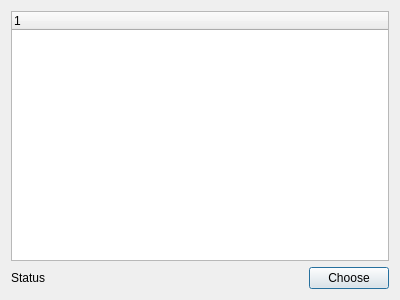
<?xml version="1.0" encoding="UTF-8"?>
<ui version="4.0">
 <class>Dialog</class>
 <widget class="QDialog" name="Dialog">
  <property name="geometry">
   <rect>
    <x>0</x>
    <y>0</y>
    <width>400</width>
    <height>300</height>
   </rect>
  </property>
  <property name="windowTitle">
   <string>Choose a directory or a file</string>
  </property>
  <layout class="QVBoxLayout" name="verticalLayout">
   <item>
    <widget class="QTreeWidget" name="tree">
     <column>
      <property name="text">
       <string notr="true">1</string>
      </property>
     </column>
    </widget>
   </item>
   <item>
    <layout class="QHBoxLayout" name="horizontalLayout">
     <item>
      <widget class="QLabel" name="label_status">
       <property name="minimumSize">
        <size>
         <width>100</width>
         <height>0</height>
        </size>
       </property>
       <property name="text">
        <string>Status</string>
       </property>
      </widget>
     </item>
     <item>
      <spacer name="horizontalSpacer">
       <property name="orientation">
        <enum>Qt::Horizontal</enum>
       </property>
       <property name="sizeHint" stdset="0">
        <size>
         <width>40</width>
         <height>20</height>
        </size>
       </property>
      </spacer>
     </item>
     <item>
      <widget class="QPushButton" name="btn_choose">
       <property name="text">
        <string>Choose</string>
       </property>
      </widget>
     </item>
    </layout>
   </item>
  </layout>
 </widget>
 <resources/>
 <connections/>
</ui>
